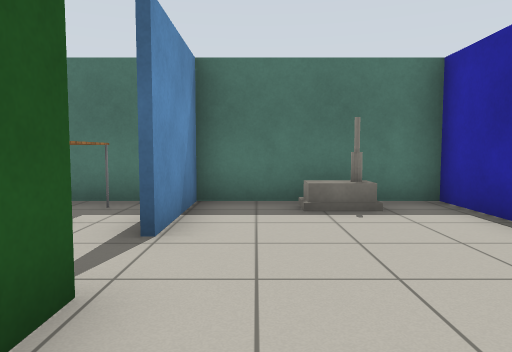
[1] (above)

19 first-person views from a walk through a Gazebo world. The camera is 0.9 m above the floor, tilts 4° down and sees 70° across. The lines on the ground mark 1 m squares. The floor is counted in squares, 1 m on a side. Each view is taken from the middle of a square. On the plan, view 1 faces up. The plan holds only what a view shows up to about 12 squares ahead; the rest is blank. The robots in the file are not drawn. Gazebo's built-in surfaces are drawn with simple patterns. Simple shapes stand in for some stock models. Some surface patterns are stand-ins.

[2]
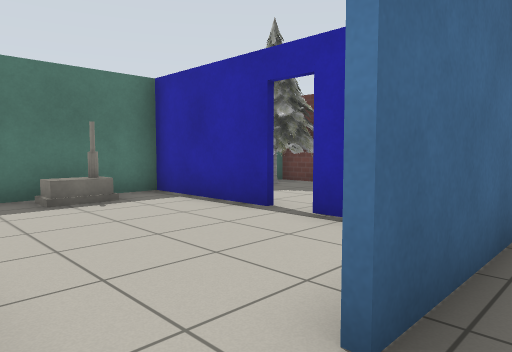

[3]
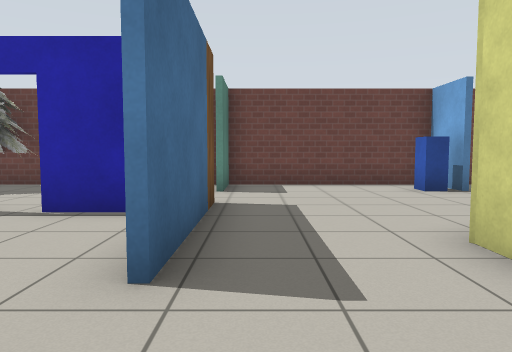

[4]
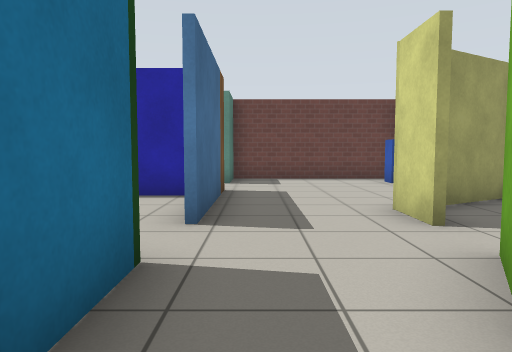

[5]
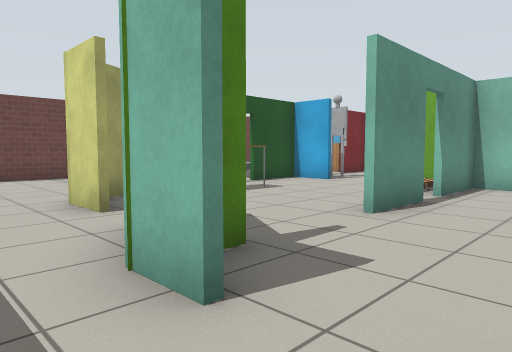

[6]
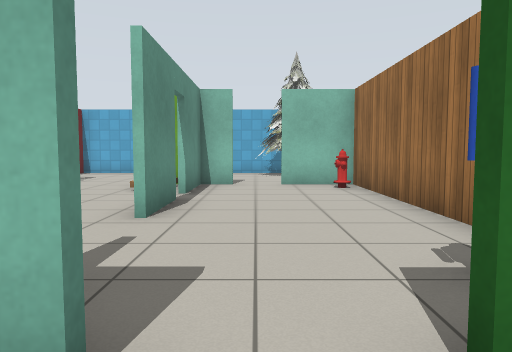

[7]
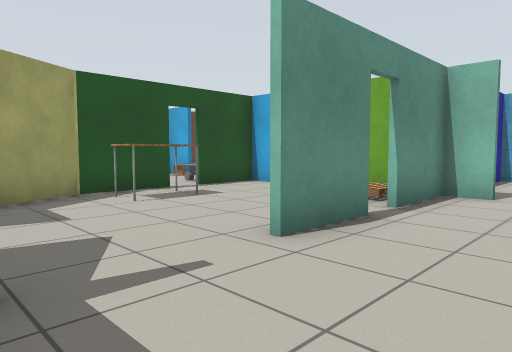

[8]
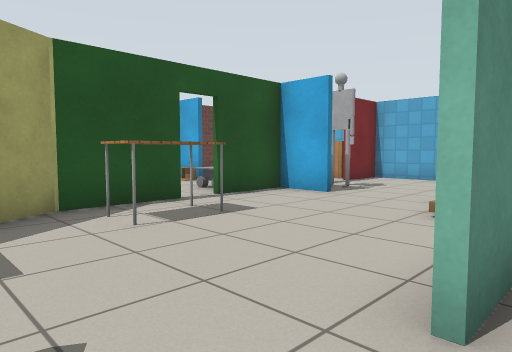

[9]
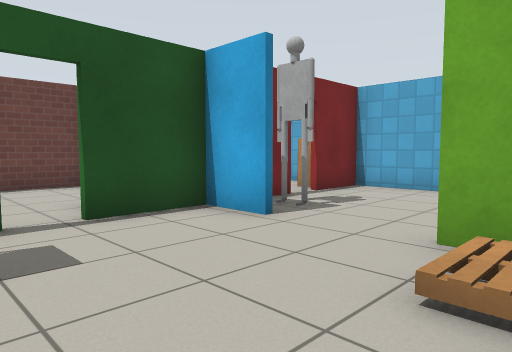

[10]
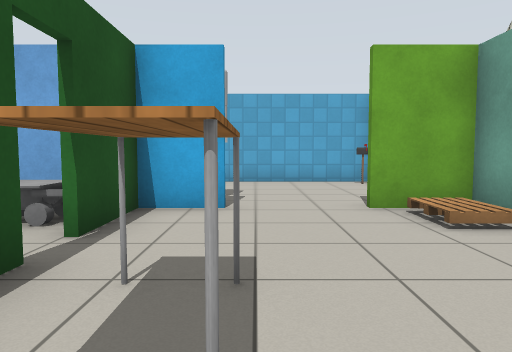

[11]
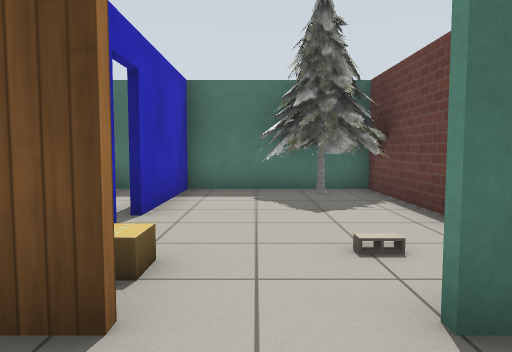

[12]
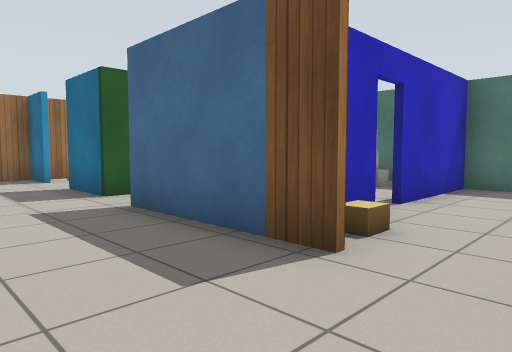

[13]
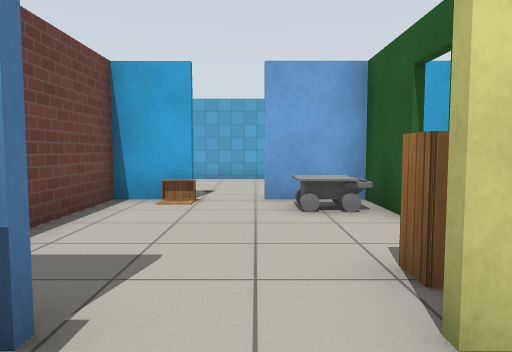

[14]
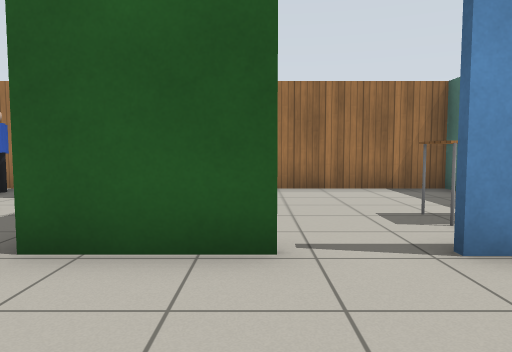

[15]
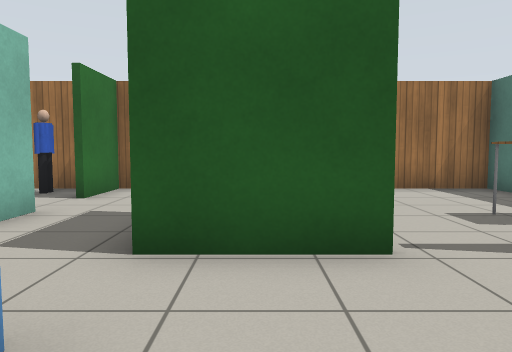

[16]
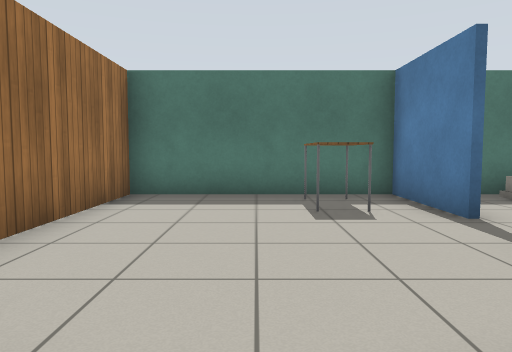

[17]
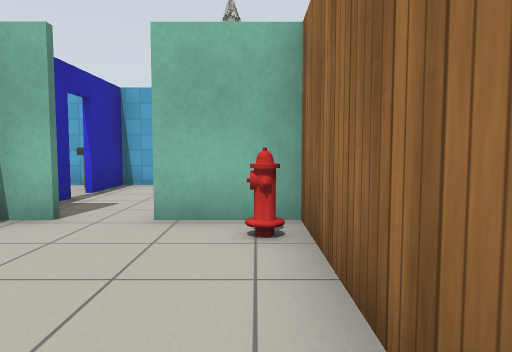

[18]
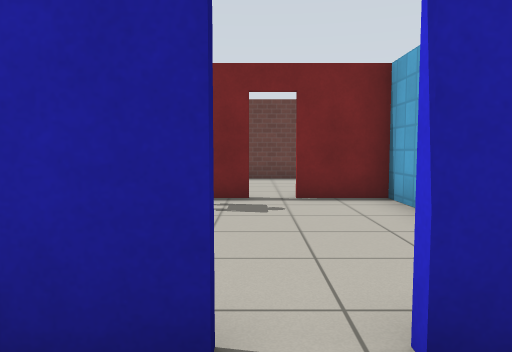

[19]
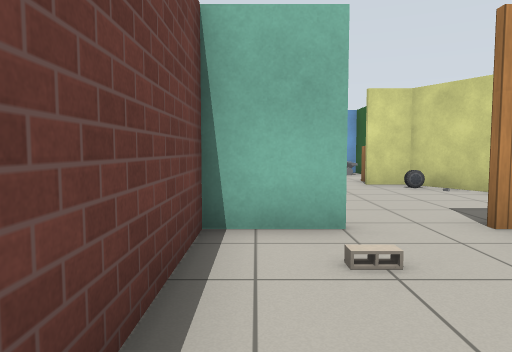

### Floor plan
Points are (right, up) in squares from view 1. A wall is a line through its corners. A room is listed if a view was taken in it or the views show most of it. See-through windows are left out.
Room 1 (views 1, 2, 3, 4, 5, 6, 16)
walls: (-1.1, -0.1) (-3.1, -0.1); (-1.8, -2.6) (-0.9, -3.1); (0.2, -3.1) (1.6, -3.1); (-3.4, -2.2) (-2.3, -2.2); (2.4, -0.3) (0.4, -0.3); (-5.1, -0.1) (-6.6, -0.1) (-6.6, -2.2) (-4.8, -2.2)
ways out: opening at (-4, -2) to room 2; opening at (0, -3) to room 3; opening at (1.5, -1.5) to room 4; opening at (0, 0) to room 5; opening at (-4.5, 0) to room 8
Room 2 (views 7, 8, 17)
walls: (-2.5, -7.8) (-2.5, -5.8); (-2.5, -3.5) (-2.5, -3); (-6.6, -3.1) (-6.6, -10.7) (-4.6, -10.7); (-3.5, -10.7) (-0.7, -10.7); (-2.5, -10.8) (-2.5, -8.5)
ways out: opening at (-4, -2) to room 1; opening at (-2, -4.5) to room 3; open door at (-2.5, -8) to room 3; opening at (-4, -11) to room 6
objects: fire hydrant (-6, -10); person (-6, -3); pallet (-2, -10) to (-1, -10)
Room 3 (views 9, 10)
walls: (2.8, -7.9) (2.8, -5.7) (1.8, -3.8); (1.4, -10.7) (3, -10.7); (2.8, -10.8) (2.8, -8.6)
ways out: opening at (0, -3) to room 1; opening at (-2, -4.5) to room 2; open door at (-2.5, -8) to room 2; opening at (0.5, -11) to room 9; open door at (3, -8) to room 10
objects: table (1, -7) to (2, -6)
Room 4 (views 11, 12, 13)
walls: (4.4, -0.3) (2.4, -0.3); (6, -5.6) (7.6, -5.6) (7.6, 0.1); (1.9, -3.8) (3, -5.6) (4.1, -5.6); (7.6, -0.3) (5.9, -0.3)
ways out: opening at (1.5, -1.5) to room 1; opening at (5, 0) to room 7; opening at (5, -6) to room 10
objects: car (3, -5); postbox (6, -5)
Room 5 (views 14, 15)
walls: (3.3, 3) (3.3, 6.5); (-1.1, 2.2) (-1.1, -0.1); (-1.1, 6.5) (-1.1, 3.8); (3.1, 6.5) (-1, 6.5); (3.3, 0.4) (3.3, 2.1)
ways out: opening at (0, 0) to room 1; open door at (3, 2.5) to room 7; opening at (-1, 3) to room 8
objects: house (1, 6) to (2, 6)
Room 6 (view 18)
walls: (-2.5, -12.9) (-2.5, -11.9); (-2.5, -15.5) (-2.5, -13.6)
ways out: opening at (-4, -11) to room 2; open door at (-2.5, -13) to room 9
objects: pine tree (-6, -14) to (-5, -14)
Room 7 (view 19)
walls: (4.6, 6.5) (3.1, 6.5); (3.4, 2.1) (3.4, 1.3); (3.4, 6.5) (3.4, 3); (5.9, -0.1) (7.6, -0.1); (7.6, 0.1) (7.6, 6.5)
ways out: opening at (5, 0) to room 4; open door at (3, 2.5) to room 5
objects: cardboard box (4, 1); pine tree (5, 4) to (7, 7); cinder block (6, 1)
Room 8 (no view inside)
walls: (-1.2, 3.8) (-1.2, 6.5); (-1, 6.5) (-6.6, 6.5) (-6.6, 0.5)
ways out: opening at (-4.5, 0) to room 1; opening at (-1, 3) to room 5
objects: table (-3, 5) to (-3, 6)
Room 9 (no view inside)
walls: (-2.3, -15.5) (2.8, -15.5) (2.8, -13.8); (2.8, -12.9) (2.8, -12.1)
ways out: opening at (0.5, -11) to room 3; open door at (-2.5, -13) to room 6; open door at (3, -13.5)
objects: other object (-2, -15); other object (2, -12)
Room 10 (no view inside)
walls: (3, -8.6) (3, -10.8); (6.1, -10.7) (7.6, -10.7) (7.6, -6.6); (3, -10.7) (4.9, -10.7)
ways out: open door at (3, -8) to room 3; opening at (5, -6) to room 4; gap at (5.5, -11)
objects: other object (4, -10) to (4, -9); cabinet (4, -7); other object (6, -10)

Positions as (right, up) in squares from view 1, and headings:
1: (0, 0), facing up
2: (-1, -1), facing up-right
3: (-2, -1), facing right
4: (-4, -1), facing right
5: (-5, -1), facing down-right
6: (-4, -1), facing down
7: (-5, -3), facing down-right
8: (-3, -4), facing down-right
9: (-2, -7), facing down-right
10: (1, -5), facing down
11: (5, -2), facing up
12: (6, -3), facing up-left
13: (5, -4), facing down
14: (2, 2), facing left
15: (2, 1), facing left
16: (-4, -1), facing up
17: (-6, -6), facing down
18: (-4, -13), facing right
19: (7, 4), facing down
